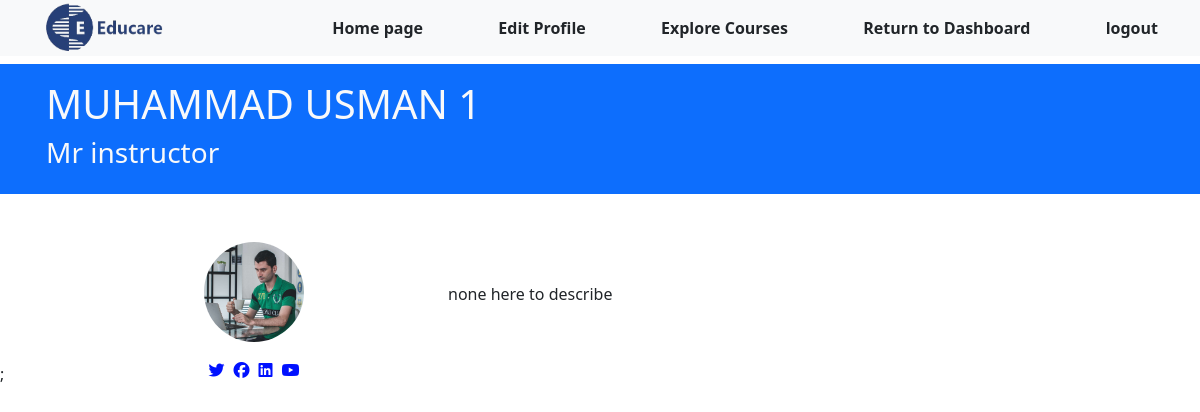
The app's page /instructor/dashboard/profile.php (signed in) with its own data.
### tables this page shows
CREATE TABLE `instructor` (
  `instructor_id` int(11) NOT NULL,
  `fname` varchar(30) NOT NULL,
  `lname` varchar(30) NOT NULL,
  `headline` varchar(40) NOT NULL,
  `number` varchar(225) NOT NULL,
  `instructor_img` varchar(225) NOT NULL,
  `website` varchar(225) NOT NULL,
  `twitter` varchar(225) NOT NULL,
  `facebook` varchar(225) NOT NULL,
  `linkdin` varchar(225) NOT NULL,
  `youtube` varchar(225) NOT NULL,
  `biography` longtext NOT NULL,
  `MoreInfo` varchar(400) NOT NULL,
  `teachings` varchar(400) NOT NULL,
  `registration_id` int(11) NOT NULL
);

### back.php (called while the page is built, shortened)
<?php
class backend{
    private $server = "localhost";
    private $username = "root";
    private $psw = "";
    private $database = "project";
    private $mysql;
    private $conn = false;
    public function __construct(){
        if(!$this->conn){
            $this->mysql = new mysqli($this->server, $this->username,$this->psw,$this->database);
            $this->conn = true;
        }
        else{
           return true;
        }
    }
      function fetching($table, $rows="*", $join = null, $where = null){
        $select = "SELECT $rows FROM $table";
        if(!is_null($where)){
            $select .= " WHERE $where";
        }
        $RunSelect = $this->mysql->query($select);
        if($RunSelect){
            $FetchData = $RunSelect->fetch_all(MYSQLI_ASSOC);
            if($FetchData){
                if($FetchData !== null){
                    return $FetchData;
                }
            }
        }else{
            echo "Error Occur in Query".$this->mysql->error;
            return array();
        }
      }
    }
?>

### instructor/dashboard/profile.php (the view, shortened to what this page needs)
<?php include("../../back.php"); ?>
<!doctype html>
<html lang="en">
  <head>
    <link href="https://cdn.jsdelivr.net/npm/bootstrap@5.0.2/dist/css/bootstrap.min.css" rel="stylesheet">
    <link rel="stylesheet" href="https://cdnjs.cloudflare.com/ajax/libs/font-awesome/6.5.1/css/all.min.css" />
  </head>
  <body>
<?php
if (isset($_SESSION['id'])) {
    $login_id = $_SESSION['id'];
    $data = new backend();
    $login_data = $data->fetching('instructor', '*', null, "registration_id = '$login_id'");
    if (!empty($login_data)) {
        foreach ($login_data as $loginData) {
            $instructor_id = $_SESSION['instructor_id'];
?>
<?php
   include("../../includes/instructor_menubar.php");
?>
            <div class='bg-primary fw-bold mt-2'>
                <div class='container text-light p-3'>
                    <h1>
                        <?php echo $loginData['fname'] ?> <?php echo $loginData['lname'] ?> <?= $_SESSION['instructor_id'] ?>
                    </h1>
                    <h3>
                        <?php echo $loginData['headline'] ?>
                    </h3>
                </div>
            </div>
            <div class='container row d-flex mt-5 justify-content-around align-items-center ms-5'>
    <div class='col-sm-4'>
            <div class='instructor-image'>
             <img src='../../<?= $loginData['instructor_img'] ?>' class='image'>
            <div class='mt-3 d-flex justify-content-around'>
              <?php
              if(!empty($loginData['twitter'])){
                $twitter = $loginData['twitter'];
                echo "<a href='$twitter'><i class='fa-brands fa-twitter' style='color: #0011ff;'></i></a>";
              }else{
                echo null;
              }
              ?>
              <?php
              if(!empty($loginData['facebook'])){
                $facebook = $loginData['facebook'];
                echo " <a href='$facebook'><i class='fa-brands fa-facebook' style='color: #0011ff;'></i></a>";
              }else{
                echo null;
              }
              ?>
              <?php
              if(!empty($loginData['linkdin'])){
                $linkdin = $loginData['linkdin'];
                echo "<a href='$linkdin'><i class='fa-brands fa-linkedin' style='color: #0011ff;'></i></a>";
              }else{
                echo null;
              }
              ?>
              <?php
              if(!empty($loginData['youtube'])){
                $youtube = $loginData['youtube'];
                echo "<a href='$youtube'><i class='fa-brands fa-youtube' style='color: #0011ff;'></i></a>";
              }else{
                echo null;
              }
              ?>
            </div>
            </div>
    </div>
    <div class='col-sm-8'>
        <p class='instructor-text'>
        <?= $loginData['biography'] ?>
        </p>
    </div>
  </div>;
<?php
        }
    }
}
?>
  </body>
</html>

### includes/instructor_menubar.php (shortened to what this page needs)
<!doctype html>
<html lang="en">
<head>
  <link href="https://cdn.jsdelivr.net/npm/bootstrap@5.0.2/dist/css/bootstrap.min.css" rel="stylesheet"
>
  <link rel="stylesheet" href="https://cdnjs.cloudflare.com/ajax/libs/font-awesome/6.5.1/css/all.min.css"
 />
<link rel="stylesheet" href="../assets/css/instructor_menubar.css">
</head>
<body>
    <div class="container-fluid profile_first bg-light">
        <div class="container d-flex justify-content-between align-items-center" style="gap:130px;">
          <div class="profile_first_logo" style="width: 13%; height:100%;">
            <img src="../../assets/images/logo/logo-removebg-preview.png" style="height: 100%; width: 100%;" alt="">
          </div>
          <div class="profile_first_menu" style="width: 87%; height:100%;">
            <ul class="d-flex justify-content-between align-items-center pt-3" style="height: 100%; width:100%;">
              <li style="list-style: none;"><a href="../../index.php" class="text-dark fw-bold text-decoration-none">Home page</a></li>
              <li style="list-style: none;"><a href="../dashboard/ins_profile.php?instructor_id=<?= $instructor_id ?>" class="text-dark fw-bold text-decoration-none">Edit Profile</a></li>
              <li style="list-style: none;"><a href="../../student/index.php" class="text-dark fw-bold text-decoration-none">Explore Courses</a></li>
              <li style="list-style: none;"><a href="../dashboard/index.php?instructor_id=<?= $instructor_id ?>" class="text-dark fw-bold text-decoration-none">Return to Dashboard</a></li>
              <li style="list-style: none;"><a href="delete.php" class="text-dark fw-bold text-decoration-none">logout</a></li>
            </ul>
          </div>
        </div>
    </div>
</body>
</html>

### instructor/dashboard/profile.php (style rules this page uses)
.instructor-image { height:50px; width:100px; margin-left:120px; margin-bottom:70px; }
.image { height:100px; width:100px; border-radius:50%; }
.instructor-text { margin-right:40px; }

### records on screen
instructor: fname "MUHAMMAD", lname "USMAN", headline "Mr instructor", instructor_img (picture), biography "none here to describe"
